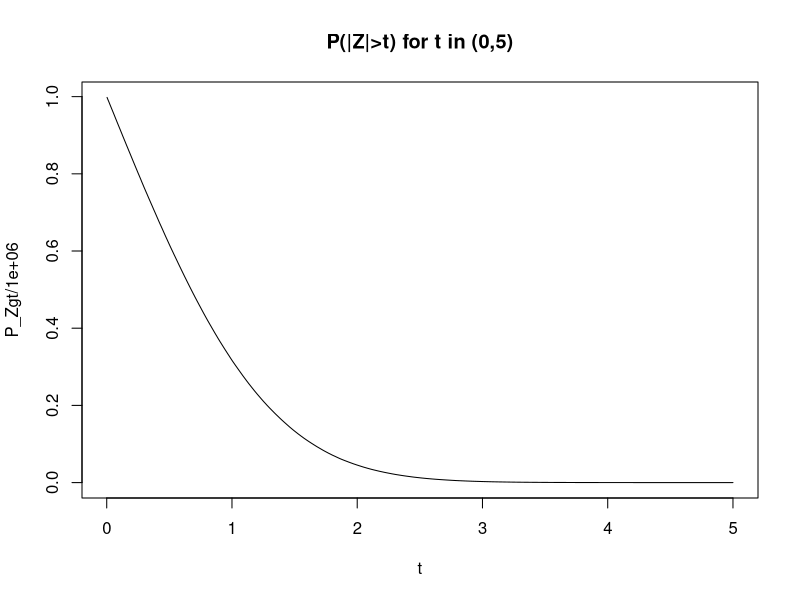
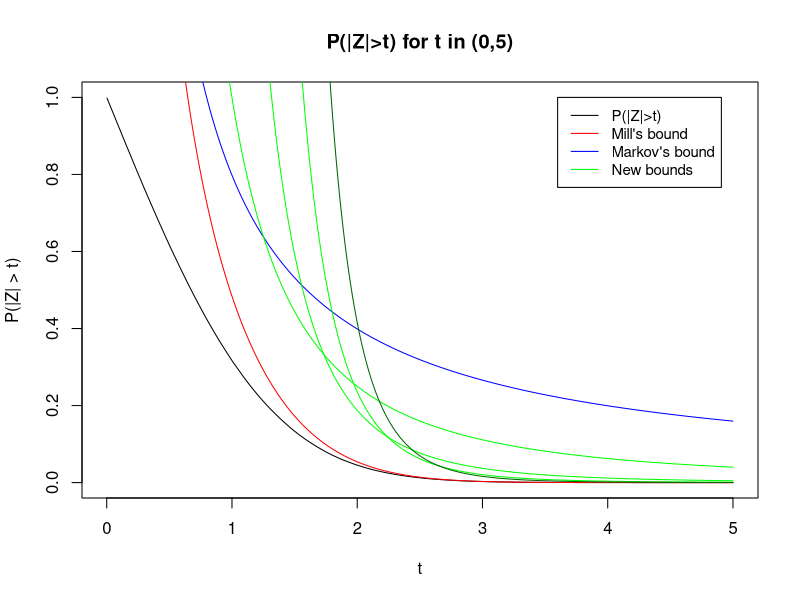

Generate these figures, in order, with R:
# Exercise 5.10
# Plotting P(Z > t) as a function of t
Z = rnorm(1000000)
t = 1:2000/400 # t goes from 0 to 5
P_Zgt = rep(0, length(t))

for (i in 1:length(t)) {
  P_Zgt[i] = sum(abs(Z) > t[i])
} 
plot(t, P_Zgt/1e6, type="l",
     main="P(|Z|>t) for t in (0,5)")

# Markov's inequality E[|Z|]/t 
M1 = sqrt(2/pi)/t

# Mill's inequality
M2 = sqrt(2/pi)*exp(-t^2/2)/t

# New identity inequality E[|Z|^k]/t^k 
M3 = mean(abs(Z)^2)/t^2
M4 = mean(abs(Z)^4)/t^4
M5 = mean(abs(Z)^6)/t^6
M6 = mean(abs(Z)^8)/t^8

pdf("~/AllStatistics/files/ch5_10.pdf", width = 7, height = 5)
plot(t, P_Zgt/1e6, type="l",
     main="P(|Z|>t) for t in (0,5)",
     xlab = "t", ylab = "P(|Z| > t)", ylim=c(0, 1))
lines(t, M1, col="blue")
lines(t, M2, col="red")
lines(t, M3, col="green")
lines(t, M4, col="green")
lines(t, M5, col="green")
lines(t, M6, col="darkgreen")
legend(3.6, 1, legend=c("P(|Z|>t)", "Mill's bound","Markov's bound", "New bounds"),
       col=c("black","red", "blue", "green"), lty=1, cex=0.9)
dev.off()
